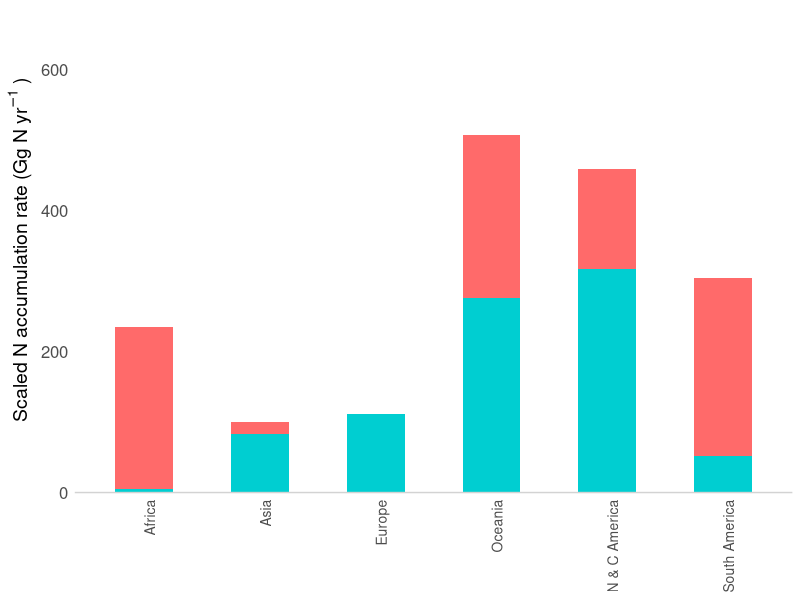

This figure's R source: (Note: this script raises an error after producing the figure.)

library(dplyr)
library(tidyr)

# Read the CSV files into data frames
df1 <- read.csv("data/carbon/Wang_et_al_2021_car.csv")

# Read the CSV file into a data frame
All_combined <- read.csv("data/combined/AllCombined.csv")


# Calculate the mean value of the CN column and handle missing and infinite values
mean_CN <- mean(All_combined$CN[is.finite(All_combined$CN)], na.rm = TRUE)

mean_CN_mangrove <- All_combined %>%
  filter(Habitat == "mangrove") %>%
  summarise(mean_CN_mangrove = mean(CN[is.finite(CN)], na.rm = TRUE))

mean_CN_marsh <- All_combined %>%
  filter(Habitat == "marsh") %>%
  summarise(mean_CN_marsh = mean(CN[is.finite(CN)], na.rm = TRUE))

df2 <- df1 %>%
  mutate(
    modeledCN = ifelse(Vegetation == "Mangrove", mean_CN_mangrove, mean_CN_marsh),
    modeledCN = as.numeric(ifelse(modeledCN > 0 & modeledCN < 100, modeledCN, NA)),  # Coerce to numeric and filter values
    NAR = CAR / modeledCN
  )


path_out = 'data/combined/'
export_file <- paste(path_out,"NAR.csv")
write.csv(df2, export_file)


library(ggplot2)


NAR_histogram <- ggplot(df2, aes(y = NAR, fill = Vegetation)) +
  geom_histogram(binwidth = .08, color = "white") +
  labs(
    title = NULL,
    y = expression("N accumulation rate per area (g N" ~ m^{-2} ~ yr^{-1}~")"),
    x = "Observations"
  ) +
  theme_minimal() +
  theme(
    panel.grid = element_blank(),
    axis.title.x = element_text(size = 14),
    axis.title.y = element_text(size = 14),
    axis.text = element_text(size = 12),
    axis.line.x = element_line(linewidth = 0.2),
    axis.line.y = element_line(linewidth = 0.2),
    legend.position = "none"

  ) +
  scale_y_continuous(
    limits = c(0, 55),  
    breaks = seq(0, 55, by = 10)  # Specify tick mark positions
  ) +
  scale_y_log10()  # Log-scale the y-axis


head(df2)
print(summary(df2$NAR))


########################### PanelB

library(ggplot2)
library(dplyr)
library(tidyr)

# Read the CSV files into data frames
df1 <- read.csv("data/carbon/Wang_et_al_2021_world_car.csv")
regions <- read.csv("data/carbon/all.csv")

# Perform a left join to combine the data frames based on the country codes
df2 <- left_join(df1, regions)

# Use pivot_longer to transform the data frame into long format
df_long <- df2 %>%
  pivot_longer(cols = starts_with("nar"), names_to = "category", values_to = "value")

# Combine North America and Central America into a new category
df_long <- df_long %>%
  mutate(continent = ifelse(continent %in% c("North America", "Central America"), 
                            "N & C America", continent))

# Filter to exclude the "nar_total" category
df_long <- df_long %>%
  filter(category != "nar_total")

# Combine marsh and mangrove into a single variable for stacking
df_long <- df_long %>%
  mutate(habitat = case_when(
    category == "nar_marsh" ~ "Marsh",
    category == "nar_mangrove" ~ "Mangrove",
    TRUE ~ NA_character_ # Exclude other categories
  )) %>%
  filter(!is.na(habitat)) # Keep only marsh and mangrove

# Change the order of the continent values
df_long$continent <- factor(df_long$continent, 
                            levels = c("Africa", "Asia", "Europe", "Oceania", "N & C America", "South America"))

scaled_NAR <- ggplot(df_long, aes(y = value, x = continent, fill = habitat)) +
  geom_bar(stat = "identity", position = "stack", width = 0.5) + # Decrease width for skinnier bars
  labs(title = NULL,
       y = expression("Scaled N accumulation rate (Gg N" ~ yr^{-1}~")"),  # Corrected: added comma
       x = NULL) +                            # Remove x-axis label
  scale_fill_manual(values = c("Marsh" = "darkturquoise", 
                               "Mangrove" = "indianred1")) + # Assign different colors
  scale_y_continuous(expand = expansion(mult = c(0, 0)), limits = c(0, max(df_long$value, na.rm = TRUE))) +  # Ensure y-axis starts at 0
  theme_minimal() +
  theme(panel.grid = element_blank(), 
        axis.title.y = element_text(size = 14), 
        axis.text.y = element_text(size = 12), 
        axis.line.x = element_line(color = "lightgray", linewidth = 0.5),
        axis.text.x = element_text(angle = 90, hjust = 1, size = 10), 
        legend.position = "none")  # Rotate x-axis labels

# Print the plot
print(scaled_NAR)

# Combine the plots in a horizontall layout
fig2 <- NAR_histogram  + scaled_NAR

print(fig2)

#save the combined file with NAR and country info
write.csv(df_long, file = "data/carbon/df_long.csv", row.names = FALSE)

# Save the net N plots
ggsave("outputs/2.NAR.pdf", plot = fig2, width = 6, height = 6)

library(patchwork)

# Combine the plots in a horizontal layout with specified widths
fig2 <- (NAR_histogram + scaled_NAR) + 
  plot_layout(ncol = 3, widths = c(2, 1))  # Adjust widths as needed

print(fig2)

# Save the combined plots
ggsave("outputs/2.NAR.pdf", plot = fig2, width = 6, height = 6)  # Adjust overall dimensions as needed

ggsave("outputs/2.NAR.eps", plot = fig2, width = 6, height = 6, dpi = 300)

